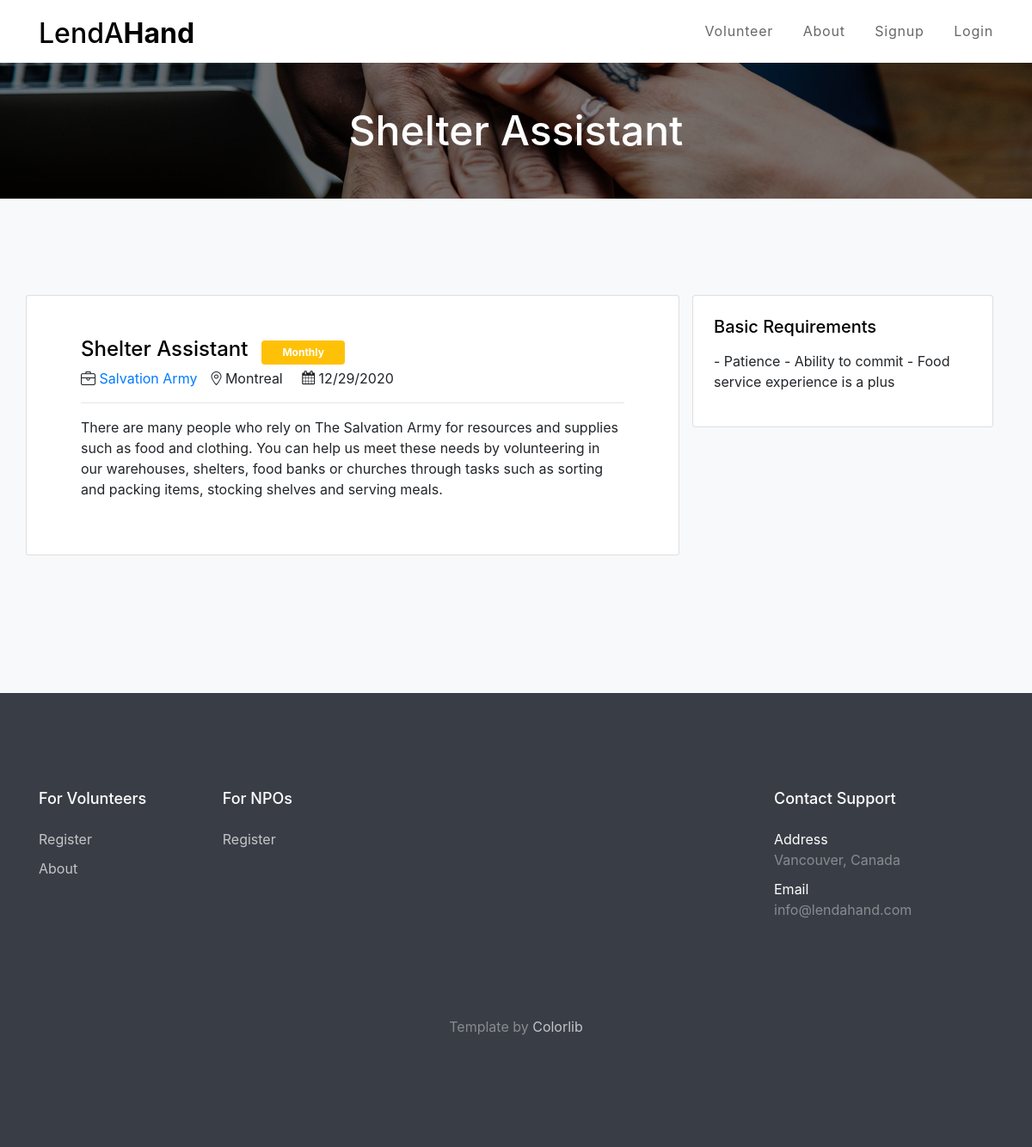
/listing/4/, run on the app's committed database.
### volunteer/models.py (models this page shows, shortened)
class Listing(models.Model):
    title = models.CharField(max_length=200, unique=False)
    pub_date = models.DateTimeField(auto_now_add=True)
    org = models.ForeignKey('NPO', on_delete=models.CASCADE)
    commitment = models.CharField(max_length=32, choices=CHOICES, default=WEEKLY)
    city = models.CharField(max_length=30, default="")
    text = RichTextField(blank=True, default="")
    requirements = RichTextField(blank=True, default="")
    class Meta:
        verbose_name = "Listing"
        verbose_name_plural = "Listings"
        ordering = ['-pub_date']

class NPO(models.Model):
    user = models.OneToOneField(User, on_delete=models.CASCADE, primary_key=True)
    def __str__(self):
        return str(self.user.name)

class User(AbstractUser):
    is_volunteer = models.BooleanField('volunteer status', default=False)
    is_npo = models.BooleanField('npo status', default=False)
    email = models.CharField(max_length=50, blank=True, default="")
    number = models.CharField(max_length=15, blank=True, default="")
    name = models.CharField(max_length=100, blank=True)
    address = models.CharField(max_length=200, blank=True, default="")
    about = models.TextField(blank=True, default='')

### volunteer/views.py (the view)
# urls.py: path("listing/<int:listing_id>/", views.displayListing, name="displaylisting"),
def displayListing(request, listing_id):
    listing = Listing.objects.get(id=listing_id)
    context = {'listing': listing}
    return render(request, "volunteer/displaylisting.html", context)

### volunteer/templates/volunteer/displaylisting.html (shortened to what this page needs)
{% extends "volunteer/base.html" %}
{% load static %}
{% block content %}
    <div class="unit-5 overlay" style="background-image: url({% static 'images/hero_bg_2.jpg' %});">
      <div class="container text-center">
        <h2 class="mb-0">{{listing.title}}</h2>
      </div>
    </div>
    <div class="site-section bg-light">
      <div class="container">
        <div class="row">
          <div class="col-md-12 col-lg-8 mb-5 card card-text">
            <div class="p-5 bg-white" >
               <div class="job-post-item-header d-flex align-items-center">
                 <h2 class="mr-3 text-black h4">{{listing.title}}</h2>
                 <div class="badge-wrap">
                  <span class=
                  {% if listing.commitment == "One-time" %}
                    "bg-success text-white badge py-2 px-4"
                  {% elif listing.commitment == "Weekly" %}
                    "bg-danger text-white badge py-2 px-4"
                  {% else %}
                    "bg-warning text-white badge py-2 px-4"
                  {% endif %}
                  >{{listing.commitment}}</span>
                 </div>
               </div>
               <div class="job-post-item-body d-block d-md-flex">
                 <div class="mr-3"><span class="fl-bigmug-line-portfolio23"></span> <a href={% url "volunteer:npoprofile" listing.org.user_id %}>{{listing.org}}</a></div>
                 <div><span class="fl-bigmug-line-big104"></span> <span>{{listing.city}}</span></div> &nbsp; &nbsp; &nbsp;
                   <div><span class="icon-calendar"></span> <span>{{listing.pub_date|date:"SHORT_DATE_FORMAT"}}</span></div>
               </div>
            <hr>
              <p>{{listing.text|safe}}</p>
            </div>
          </div>
          <div class="col-lg-4">
            <div class="p-4 mb-3 bg-white card card-text">
              <h3 class="h5 text-black mb-3">Basic Requirements</h3>
              <p>{{listing.requirements|safe}}</p>
          </div>
        </div>
      </div>
    </div>
    </div>
{% endblock content %}

### volunteer/static/css/fl-bigmug-line.css (style rules this page uses)
.fl-bigmug-line-ico, [class^="fl-bigmug-line-"]:before, [class*=" fl-bigmug-line-"]:before, [class^="fl-bigmug-line-"]:after, [class*=" fl-bigmug-line-"]:after { font-family: 'fl-bigmug-line'; font-size: inherit; font-weight: 400; font-style: normal; -webkit-font-smoothing: antialiased; -moz-osx-font-smoothing: grayscale; }
.fl-bigmug-line-big104:before { content: "\e00b"; }
.fl-bigmug-line-portfolio23:before { content: "\e08a"; }

### volunteer/static/css/style.css (style rules this page uses)
body { line-height: 1.7; color: #4d4d4d; font-weight: 400; font-size: 1rem; font-family: "Roboto Mono", SFMono-Regular, Menlo, Monaco, Consolas, "Liberation Mono", "Courier New", monospace; font-family: "Nunito Sans", -apple-system, BlinkMacSystemFont, "Segoe UI", Roboto, "Helvetica Neue", Arial, sans-serif, "Apple Color Emoji", "Segoe UI Emoji", "Segoe UI Symbol", "Noto Color Emoji"; }
a { -webkit-transition: .3s all ease; -o-transition: .3s all ease; transition: .3s all ease; }
.text-black { color: #000 !important; }
.site-section { padding: 3em 0; }
@media (min-width: 768px) { .site-section { padding: 7em 0; } }
.unit-5 { padding-top: 50px; padding-bottom: 50px; background-size: cover; background-position: center center; }
.unit-5.overlay { position: relative; }
.unit-5.overlay:before { position: absolute; content: ""; left: 0; right: 0; bottom: 0; top: 0; z-index: 1; background: rgba(0, 0, 0, 0.5); }
.unit-5 > .container { z-index: 2; position: relative; }
.unit-5 h2 { color: #fff; font-size: 3rem; }

### data on the page
Listing: title "Shelter Assistant", commitment "Monthly", org "Salvation Army", city "Montreal", pub_date "12/29/2020", text "There are many people who rely on The Salvation Army for resources and supplies such as food and clothing. You can help us meet these needs by volunteering in our warehouses, shelters, food banks or churches through tasks such as sorting and packing items, stocking shelves and serving meals.", requirements "- Patience - Ability to commit - Food service experience is a plus"
